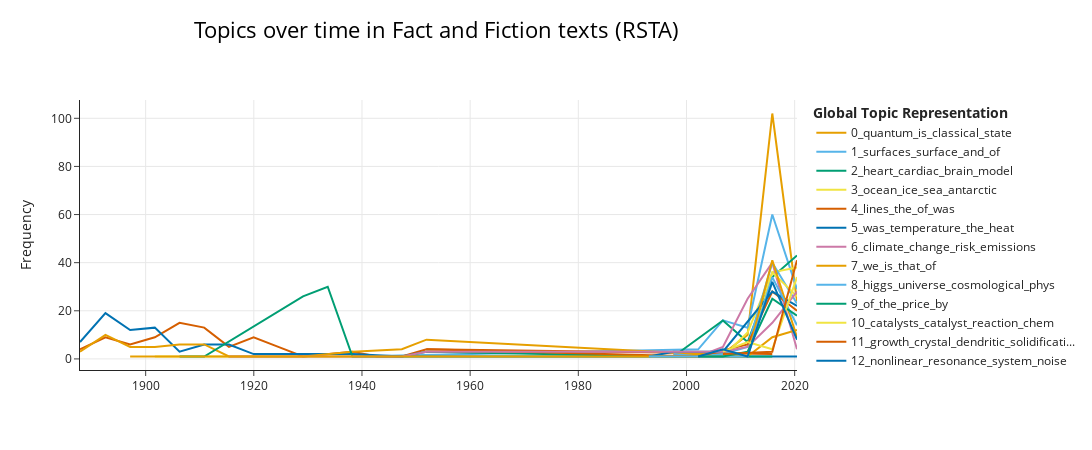

Here is the notebook cell this chart was saved with:
### Code cell
#periods rsta

import pandas as pd
from pathlib import Path
from bertopic import BERTopic

folders = {
    'rsta': (Path('D:/Fact_fiction_corpus/texts/royal society/txt_rsta'), 'D:/Fact_fiction_corpus/texts/royal society/royalsociety_metadata_rsta.csv')
}

all_texts = []
all_periods = []
for key, (folder_path, metadata_path) in folders.items():
    metadata_df = load_metadata(metadata_path)
    texts, periods = load_texts_and_dates(folder_path, metadata_df)
    all_texts.extend(texts)
    all_periods.extend(periods)

period_strings = [period.strftime('%Y-%m-%d') for period in all_periods]

topic_model = BERTopic(verbose=True)
topics, probs = topic_model.fit_transform(all_texts)

topics_over_time = topic_model.topics_over_time(all_texts, period_strings, datetime_format="%Y-%m-%d", nr_bins=30)
fig6 = topic_model.visualize_topics_over_time(topics_over_time, top_n_topics=20, title="Topics over time in Fact and Fiction texts (RSTA)")
fig6.write_html('rsta_topics_over_time_periods_30.html')

fig6.show()

### Figure 1 — Plotly figure (JSON) as saved in the notebook; plotly's stock layout.template omitted (floating-point values rounded to 4 significant figures)
{"data": [{"hoverinfo": "text", "hovertext": ["<b>Topic 0</b><br>Words: quantum, computation, meeting, 2217, royal", "<b>Topic 0</b><br>Words: odorant, quantum, receptor, smell, olfactory", "<b>Topic 0</b><br>Words: quantum, system, is, 2012, in", "<b>Topic 0</b><br>Words: quantum, is, classical, probability, we", "<b>Topic 0</b><br>Words: quantum, gauge, is, classical, phys"], "marker": {"color": "#E69F00"}, "mode": "lines", "name": "0_quantum_is_classical_state", "type": "scatter", "x": ["1997-08-07T04:48:00", "2006-09-25T03:12:00", "2011-04-20T02:24:00", "2015-11-13T01:36:00", "2020-06-07T00:48:00"], "y": [2, 2, 10, 102, 24]}, {"hoverinfo": "text", "hovertext": ["<b>Topic 1</b><br>Words: lubricant, sliding, film, friction, surfaces", "<b>Topic 1</b><br>Words: nanotubes, lond, 2004, carbon, 2002", "<b>Topic 1</b><br>Words: nanoporous, et, al, alumina, surfaces", "<b>Topic 1</b><br>Words: membrane, and, the, of, flexoelectric", "<b>Topic 1</b><br>Words: surfaces, surface, water, and, of", "<b>Topic 1</b><br>Words: contact, and, of, the, materials"], "marker": {"color": "#56B4E9"}, "mode": "lines", "name": "1_surfaces_surface_and_of", "type": "scatter", "x": ["1938-03-26T15:12:00", "2002-03-02T04:00:00", "2006-09-25T03:12:00", "2011-04-20T02:24:00", "2015-11-13T01:36:00", "2020-06-07T00:48:00"], "y": [1, 4, 16, 13, 60, 29]}, {"hoverinfo": "text", "hovertext": ["<b>Topic 2</b><br>Words: iups, cardiac, heart, subcellular, 1047", "<b>Topic 2</b><br>Words: heart, cardiac, et, al, coronary", "<b>Topic 2</b><br>Words: platelet, heart, model, brain, and", "<b>Topic 2</b><br>Words: brain, heart, cardiac, and, autonomic", "<b>Topic 2</b><br>Words: model, cardiac, heart, and, in"], "marker": {"color": "#009E73"}, "mode": "lines", "name": "2_heart_cardiac_brain_model", "type": "scatter", "x": ["1997-08-07T04:48:00", "2006-09-25T03:12:00", "2011-04-20T02:24:00", "2015-11-13T01:36:00", "2020-06-07T00:48:00"], "y": [1, 16, 7, 34, 43]}, {"hoverinfo": "text", "hovertext": ["<b>Topic 3</b><br>Words: midnight, 40, 50, ocean, noon", "<b>Topic 3</b><br>Words: seychelles, ocean, carlsberg, ridge, indian", "<b>Topic 3</b><br>Words: coastal, ocean, gcoms, shelf, global", "<b>Topic 3</b><br>Words: ocean, atlantic, ice, sea, antarctic", "<b>Topic 3</b><br>Words: ice, subglacial, antarctic, lake, ocean", "<b>Topic 3</b><br>Words: ocean, sea, atlantic, amoc, southern"], "marker": {"color": "#F0E442"}, "mode": "lines", "name": "3_ocean_ice_sea_antarctic", "type": "scatter", "x": ["1901-09-12T21:36:00", "1965-08-19T10:24:00", "2006-09-25T03:12:00", "2011-04-20T02:24:00", "2015-11-13T01:36:00", "2020-06-07T00:48:00"], "y": [1, 1, 1, 11, 36, 38]}, {"hoverinfo": "text", "hovertext": ["<b>Topic 4</b><br>Words: acid, needle, nitric, nitrous, quadrants", "<b>Topic 4</b><br>Words: lines, spectrum, the, was, of", "<b>Topic 4</b><br>Words: light, the, was, of, rays", "<b>Topic 4</b><br>Words: was, the, of, it, to", "<b>Topic 4</b><br>Words: lines, the, was, of, light", "<b>Topic 4</b><br>Words: the, lines, of, was, coils", "<b>Topic 4</b><br>Words: lines, ee, the, intensity, spectrum", "<b>Topic 4</b><br>Words: lines, the, spectrum, of, series", "<b>Topic 4</b><br>Words: lines, series, spectrum, the, of", "<b>Topic 4</b><br>Words: opacity, stellar, photospheric, atoms, milne", "<b>Topic 4</b><br>Words: air, ss, refractivity, 6s, ee", "<b>Topic 4</b><br>Words: the, lines, of, was, crown", "<b>Topic 4</b><br>Words: ibu, lines, 5h, shenstone, lh", "<b>Topic 4</b><br>Words: whistlers, the, of, telluride, was", "<b>Topic 4</b><br>Words: metallofullerenes, fullerenes, photodissociation, fullerene, metallofullerene"], "marker": {"color": "#D55E00"}, "mode": "lines", "name": "4_lines_the_of_was", "type": "scatter", "x": ["1887-11-10T23:03:50.400000", "1892-07-24T23:12:00", "1897-02-16T22:24:00", "1901-09-12T21:36:00", "1906-04-07T20:48:00", "1910-10-31T20:00:00", "1915-05-26T19:12:00", "1919-12-19T18:24:00", "1924-07-13T17:36:00", "1929-02-05T16:48:00", "1938-03-26T15:12:00", "1942-10-19T14:24:00", "1947-05-14T13:36:00", "1951-12-07T12:48:00", "2015-11-13T01:36:00"], "y": [4, 9, 6, 9, 15, 13, 5, 9, 5, 1, 3, 1, 1, 4, 2]}, {"hoverinfo": "text", "hovertext": ["<b>Topic 5</b><br>Words: was, temperature, thermometer, the, of", "<b>Topic 5</b><br>Words: was, temperature, the, of, heat", "<b>Topic 5</b><br>Words: was, temperature, heat, the, of", "<b>Topic 5</b><br>Words: was, temperature, the, of, mercury", "<b>Topic 5</b><br>Words: oo, temperature, ee, was, the", "<b>Topic 5</b><br>Words: temperature, heat, was, the, of", "<b>Topic 5</b><br>Words: was, temperature, the, heat, gas", "<b>Topic 5</b><br>Words: specific, heat, water, the, of", "<b>Topic 5</b><br>Words: pressure, gas, heat, explosion, temperature", "<b>Topic 5</b><br>Words: manometer, balance, nitrogen, beam, pressure", "<b>Topic 5</b><br>Words: pressure, piston, mercury, column, gauge", "<b>Topic 5</b><br>Words: marangoni, industrial, 813, elucidat, hondros", "<b>Topic 5</b><br>Words: temperature, furnace, cell, uncertainty, measurement", "<b>Topic 5</b><br>Words: xanes, xray, copper, laser, temperature"], "marker": {"color": "#0072B2"}, "mode": "lines", "name": "5_was_temperature_the_heat", "type": "scatter", "x": ["1887-11-10T23:03:50.400000", "1892-07-24T23:12:00", "1897-02-16T22:24:00", "1901-09-12T21:36:00", "1906-04-07T20:48:00", "1910-10-31T20:00:00", "1915-05-26T19:12:00", "1919-12-19T18:24:00", "1938-03-26T15:12:00", "1947-05-14T13:36:00", "1951-12-07T12:48:00", "1997-08-07T04:48:00", "2015-11-13T01:36:00", "2020-06-07T00:48:00"], "y": [7, 19, 12, 13, 3, 6, 6, 2, 2, 1, 1, 1, 1, 1]}, {"hoverinfo": "text", "hovertext": ["<b>Topic 6</b><br>Words: biodiversity, climate, conservation, change, economic", "<b>Topic 6</b><br>Words: climate, change, emissions, global, to", "<b>Topic 6</b><br>Words: climate, change, emissions, geoengineering, global", "<b>Topic 6</b><br>Words: climate, change, risk, adaptation, emissions", "<b>Topic 6</b><br>Words: climate, change, risk, projections, to"], "marker": {"color": "#CC79A7"}, "mode": "lines", "name": "6_climate_change_risk_emissions", "type": "scatter", "x": ["2002-03-02T04:00:00", "2006-09-25T03:12:00", "2011-04-20T02:24:00", "2015-11-13T01:36:00", "2020-06-07T00:48:00"], "y": [1, 5, 25, 40, 4]}, {"hoverinfo": "text", "hovertext": ["<b>Topic 7</b><br>Words: fluxions, 8y, be, we, that", "<b>Topic 7</b><br>Words: mod, numbers, hence, locus, we", "<b>Topic 7</b><br>Words: equations, dy, we, functions, function", "<b>Topic 7</b><br>Words: log, function, we, invariants, gamma", "<b>Topic 7</b><br>Words: numbers, we, function, is, integral", "<b>Topic 7</b><br>Words: function, we, that, coincidence, functions", "<b>Topic 7</b><br>Words: multipartite, partitions, parts, number, numbers", "<b>Topic 7</b><br>Words: quadrics, points, planes, quadric, through", "<b>Topic 7</b><br>Words: arg, ee, lemma, we, functions", "<b>Topic 7</b><br>Words: forms, is, reducible, form, if", "<b>Topic 7</b><br>Words: points, point, we, is, if", "<b>Topic 7</b><br>Words: subtree, repeats, tree, identifiers, trees", "<b>Topic 7</b><br>Words: we, is, theorem, that, if", "<b>Topic 7</b><br>Words: ramanujan, modular, mock, ramanujans, theta"], "marker": {"color": "#E69F00"}, "mode": "lines", "name": "7_we_is_that_of", "type": "scatter", "x": ["1887-11-10T23:03:50.400000", "1892-07-24T23:12:00", "1897-02-16T22:24:00", "1901-09-12T21:36:00", "1906-04-07T20:48:00", "1910-10-31T20:00:00", "1915-05-26T19:12:00", "1929-02-05T16:48:00", "1938-03-26T15:12:00", "1947-05-14T13:36:00", "1951-12-07T12:48:00", "2011-04-20T02:24:00", "2015-11-13T01:36:00", "2020-06-07T00:48:00"], "y": [3, 10, 5, 5, 6, 6, 1, 1, 3, 4, 8, 1, 9, 12]}, {"hoverinfo": "text", "hovertext": ["<b>Topic 8</b><br>Words: nucleon, knotted, 2001, 1341, quarks", "<b>Topic 8</b><br>Words: dark, universe, galaxies, matter, baryons", "<b>Topic 8</b><br>Words: lensing, dark, galaxies, gravitational, matter", "<b>Topic 8</b><br>Words: lhc, physics, cern, collider, higgs", "<b>Topic 8</b><br>Words: higgs, lhc, mass, boson, monopole", "<b>Topic 8</b><br>Words: cosmological, universe, cosmology, phys, higgs"], "marker": {"color": "#56B4E9"}, "mode": "lines", "name": "8_higgs_universe_cosmological_phys", "type": "scatter", "x": ["1997-08-07T04:48:00", "2002-03-02T04:00:00", "2006-09-25T03:12:00", "2011-04-20T02:24:00", "2015-11-13T01:36:00", "2020-06-07T00:48:00"], "y": [2, 1, 2, 5, 40, 23]}, {"hoverinfo": "text", "hovertext": ["<b>Topic 9</b><br>Words: stars, star, lustre, flamsteed, catalogue", "<b>Topic 9</b><br>Words: rulings, the, microscope, of, screw", "<b>Topic 9</b><br>Words: the, of, price, by, to", "<b>Topic 9</b><br>Words: of, the, price, vol, by", "<b>Topic 9</b><br>Words: montserrat, shocks, shock, the, wiechert", "<b>Topic 9</b><br>Words: sinh, cos, cosh, kmmp, stress", "<b>Topic 9</b><br>Words: group, free, then, subgroup, is", "<b>Topic 9</b><br>Words: nonsmooth, mechanics, unilateral, huyghens, nonconvex", "<b>Topic 9</b><br>Words: priestley, air, priestleys, airs, pneumatic"], "marker": {"color": "#009E73"}, "mode": "lines", "name": "9_of_the_price_by", "type": "scatter", "x": ["1906-04-07T20:48:00", "1910-10-31T20:00:00", "1929-02-05T16:48:00", "1933-08-31T16:00:00", "1938-03-26T15:12:00", "1947-05-14T13:36:00", "1951-12-07T12:48:00", "1997-08-07T04:48:00", "2015-11-13T01:36:00"], "y": [1, 1, 26, 30, 1, 1, 3, 1, 1]}, {"hoverinfo": "text", "hovertext": ["<b>Topic 10</b><br>Words: solar, energy, power, meeting, discussion", "<b>Topic 10</b><br>Words: catalysts, catalyst, chem, reaction, co", "<b>Topic 10</b><br>Words: catalysts, catalyst, reaction, plastics, catalytic"], "marker": {"color": "#F0E442"}, "mode": "lines", "name": "10_catalysts_catalyst_reaction_chem", "type": "scatter", "x": ["2011-04-20T02:24:00", "2015-11-13T01:36:00", "2020-06-07T00:48:00"], "y": [1, 36, 26]}, {"hoverinfo": "text", "hovertext": ["<b>Topic 11</b><br>Words: crystallization, growth, crystal, step, nucleation", "<b>Topic 11</b><br>Words: nucleation, 2003, a361, lond, meeting", "<b>Topic 11</b><br>Words: nematic, liquid, crystals, active, growth", "<b>Topic 11</b><br>Words: growth, solidification, dendrite, dendritic, crystal", "<b>Topic 11</b><br>Words: growth, alexandrov, dendritic, crystals, dv"], "marker": {"color": "#D55E00"}, "mode": "lines", "name": "11_growth_crystal_dendritic_solidificati...", "type": "scatter", "x": ["1951-12-07T12:48:00", "2002-03-02T04:00:00", "2011-04-20T02:24:00", "2015-11-13T01:36:00", "2020-06-07T00:48:00"], "y": [4, 1, 6, 28, 20]}, {"hoverinfo": "text", "hovertext": ["<b>Topic 12</b><br>Words: circuits, chaotic, chaos, systems, electronic", "<b>Topic 12</b><br>Words: ship, nonlinear, capsize, theme, dynamics", "<b>Topic 12</b><br>Words: nonlinear, dynamics, 2008, experimental, phil", "<b>Topic 12</b><br>Words: nonlinear, resonance, system, in, the", "<b>Topic 12</b><br>Words: resonance, noise, stochastic, nonlinear, signal"], "marker": {"color": "#0072B2"}, "mode": "lines", "name": "12_nonlinear_resonance_system_noise", "type": "scatter", "x": ["1993-01-12T05:36:00", "1997-08-07T04:48:00", "2006-09-25T03:12:00", "2015-11-13T01:36:00", "2020-06-07T00:48:00"], "y": [1, 3, 3, 28, 22]}, {"hoverinfo": "text", "hovertext": ["<b>Topic 13</b><br>Words: eddy, velocity, motion, wind, height", "<b>Topic 13</b><br>Words: smoke, turbulence, height, diffusivity, velocity", "<b>Topic 13</b><br>Words: axisymmetric, turbulence, tensors, solenoidal, tensor", "<b>Topic 13</b><br>Words: turbulence, turbulent, equation, reynolds, the", "<b>Topic 13</b><br>Words: turbulent, 2010, mixing, turbulence, instability", "<b>Topic 13</b><br>Words: turbulent, turbulence, mixing, extensile, contractile", "<b>Topic 13</b><br>Words: turbulence, turbulent, reconnection, reynolds, streamwise", "<b>Topic 13</b><br>Words: turbulence, turbulent, reynolds, flow, fluid"], "marker": {"color": "#CC79A7"}, "mode": "lines", "name": "13_turbulence_turbulent_reynolds_flow", "type": "scatter", "x": ["1915-05-26T19:12:00", "1919-12-19T18:24:00", "1947-05-14T13:36:00", "1951-12-07T12:48:00", "2006-09-25T03:12:00", "2011-04-20T02:24:00", "2015-11-13T01:36:00", "2020-06-07T00:48:00"], "y": [1, 1, 1, 3, 3, 5, 15, 28]}, {"hoverinfo": "text", "hovertext": ["<b>Topic 14</b><br>Words: correlation, barometer, stations, ice, ru", "<b>Topic 14</b><br>Words: ice, arctic, dowdeswell, rapid, sea", "<b>Topic 14</b><br>Words: icing, accretion, ice, wetsnow, paper", "<b>Topic 14</b><br>Words: ice, sea, stochastic, arctic, stochuncpl", "<b>Topic 14</b><br>Words: ice, sea, arctic, and, in", "<b>Topic 14</b><br>Words: ice, sea, floe, arctic, miz"], "marker": {"color": "#E69F00"}, "mode": "lines", "name": "14_ice_sea_arctic_floe", "type": "scatter", "x": ["1897-02-16T22:24:00", "1993-01-12T05:36:00", "1997-08-07T04:48:00", "2011-04-20T02:24:00", "2015-11-13T01:36:00", "2020-06-07T00:48:00"], "y": [1, 1, 1, 1, 41, 9]}, {"hoverinfo": "text", "hovertext": ["<b>Topic 15</b><br>Words: strain, 2797, atoms, displacements, interactions", "<b>Topic 15</b><br>Words: meso, dislocation, macro, 2045, micro", "<b>Topic 15</b><br>Words: blast, sandwich, panels, damage, panel", "<b>Topic 15</b><br>Words: crack, fracture, cracks, stress, the", "<b>Topic 15</b><br>Words: crack, fracture, stress, the, cracks"], "marker": {"color": "#56B4E9"}, "mode": "lines", "name": "15_crack_fracture_stress_cracks", "type": "scatter", "x": ["1993-01-12T05:36:00", "1997-08-07T04:48:00", "2011-04-20T02:24:00", "2015-11-13T01:36:00", "2020-06-07T00:48:00"], "y": [1, 1, 1, 34, 14]}, {"hoverinfo": "text", "hovertext": ["<b>Topic 16</b><br>Words: hpc, meeting, 1073, science, highperformance", "<b>Topic 16</b><br>Words: bajaj, computational, language, geometric, modelling", "<b>Topic 16</b><br>Words: multiscale, distributed, submodels, computing, resources", "<b>Topic 16</b><br>Words: multiscale, computing, code, software, verification", "<b>Topic 16</b><br>Words: computational, to, computing, we, for"], "marker": {"color": "#009E73"}, "mode": "lines", "name": "16_multiscale_computing_to_code", "type": "scatter", "x": ["2002-03-02T04:00:00", "2006-09-25T03:12:00", "2011-04-20T02:24:00", "2015-11-13T01:36:00", "2020-06-07T00:48:00"], "y": [1, 1, 3, 25, 18]}, {"hoverinfo": "text", "hovertext": ["<b>Topic 17</b><br>Words: water, jordan, 2010, management, flood", "<b>Topic 17</b><br>Words: water, risk, flood, security, sanitation", "<b>Topic 17</b><br>Words: water, flood, droplets, droplet, collection", "<b>Topic 17</b><br>Words: flood, water, rainfall, risk, urban"], "marker": {"color": "#F0E442"}, "mode": "lines", "name": "17_water_flood_risk_rainfall", "type": "scatter", "x": ["2006-09-25T03:12:00", "2011-04-20T02:24:00", "2015-11-13T01:36:00", "2020-06-07T00:48:00"], "y": [3, 7, 4, 34]}, {"hoverinfo": "text", "hovertext": ["<b>Topic 18</b><br>Words: hiv, vaccine, exposure, ve, infection", "<b>Topic 18</b><br>Words: env3, covid19, epidemic, ma3, model", "<b>Topic 18</b><br>Words: covid19, 2021, transmission, 2020, sarscov2"], "marker": {"color": "#D55E00"}, "mode": "lines", "name": "18_covid19_2021_transmission_2020", "type": "scatter", "x": ["2006-09-25T03:12:00", "2015-11-13T01:36:00", "2020-06-07T00:48:00"], "y": [2, 3, 41]}, {"hoverinfo": "text", "hovertext": ["<b>Topic 19</b><br>Words: dna, 1263, effort, biologists, molecule", "<b>Topic 19</b><br>Words: life, information, networks, genetic, systems", "<b>Topic 19</b><br>Words: transcription, gene, promoter, dna, networks", "<b>Topic 19</b><br>Words: information, life, code, genetic, dna", "<b>Topic 19</b><br>Words: information, life, sequences, of, that"], "marker": {"color": "#0072B2"}, "mode": "lines", "name": "19_information_life_code_genetic", "type": "scatter", "x": ["2002-03-02T04:00:00", "2006-09-25T03:12:00", "2011-04-20T02:24:00", "2015-11-13T01:36:00", "2020-06-07T00:48:00"], "y": [1, 4, 1, 32, 8]}], "layout": {"height": 450, "hoverlabel": {"bgcolor": "white", "font": {"family": "Rockwell", "size": 16}}, "legend": {"title": {"text": "<b>Global Topic Representation"}}, "title": {"font": {"color": "Black", "size": 22}, "text": "Topics over time in Fact and Fiction texts (RSTA)", "x": 0.4, "xanchor": "center", "y": 0.95, "yanchor": "top"}, "width": 1250, "xaxis": {"showgrid": true}, "yaxis": {"showgrid": true, "title": {"text": "Frequency"}}}}
